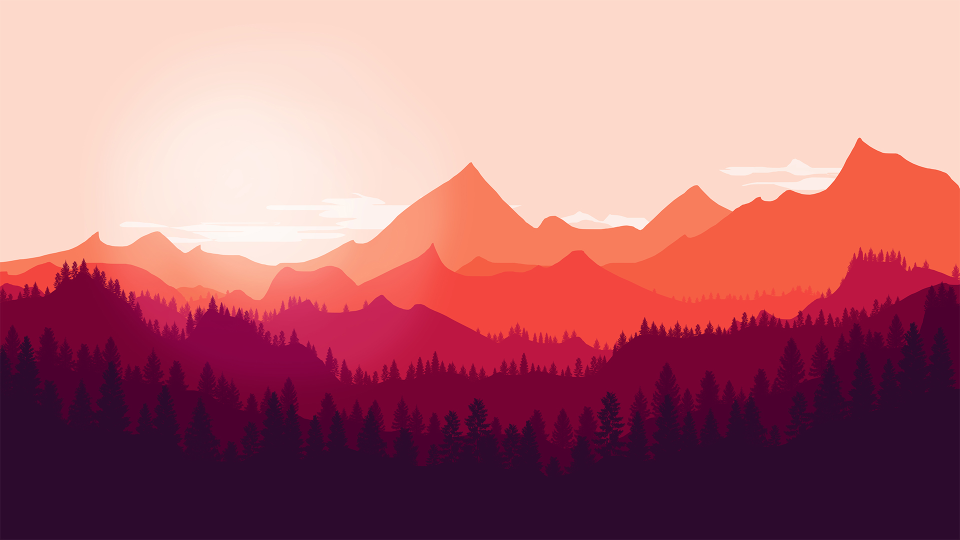
#> input picture Read Image from File/assets/wp.jpg, 1920 x 1080 px (shown at 1/2 size)
$ python 'imagedetec basic.py'
#> lines starting #> are read from the running program, lines starting #| are printed output that depends on the picture
import cv2
import numpy as np

img=cv2.imread('assets/wp.jpg',-1)
#> img is the input picture: shape (1080, 1920, 3); mean B, G, R 119.2, 109.8, 177.3
img=cv2.resize(img,(0,0),fx=.5,fy=.5)
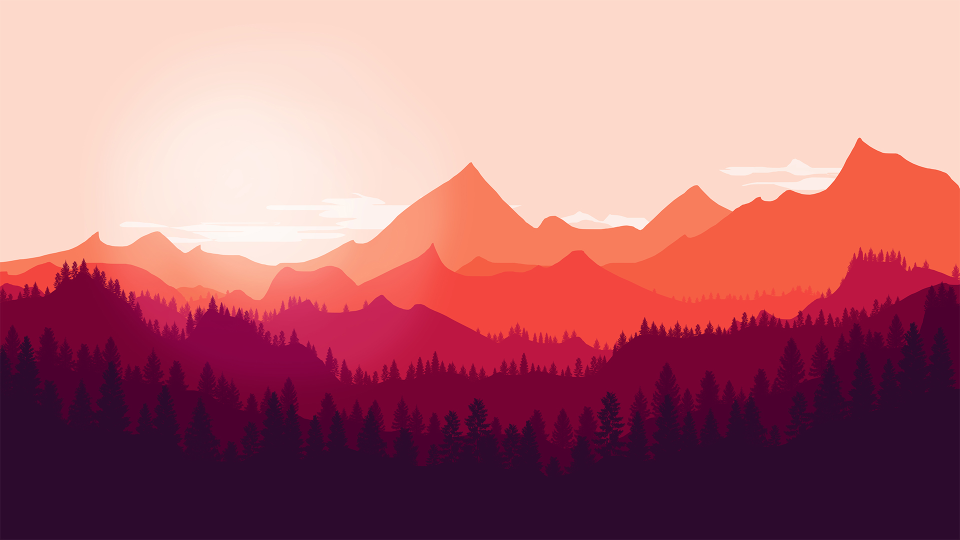
#> img: shape (540, 960, 3); mean B, G, R 119.2, 109.9, 177.4

# rotating shiz
# img=cv2.rotate(img, cv2.ROTATE_180)

px = img[100,100]
#> px = [203, 217, 253]
print(px)
#| [203 217 253]
print(img.size)
#| 1555200
print(img.shape)
#| (540, 960, 3)

cv2.imshow('wp', img)
cv2.waitKey(0)
cv2.destroyAllWindows()
